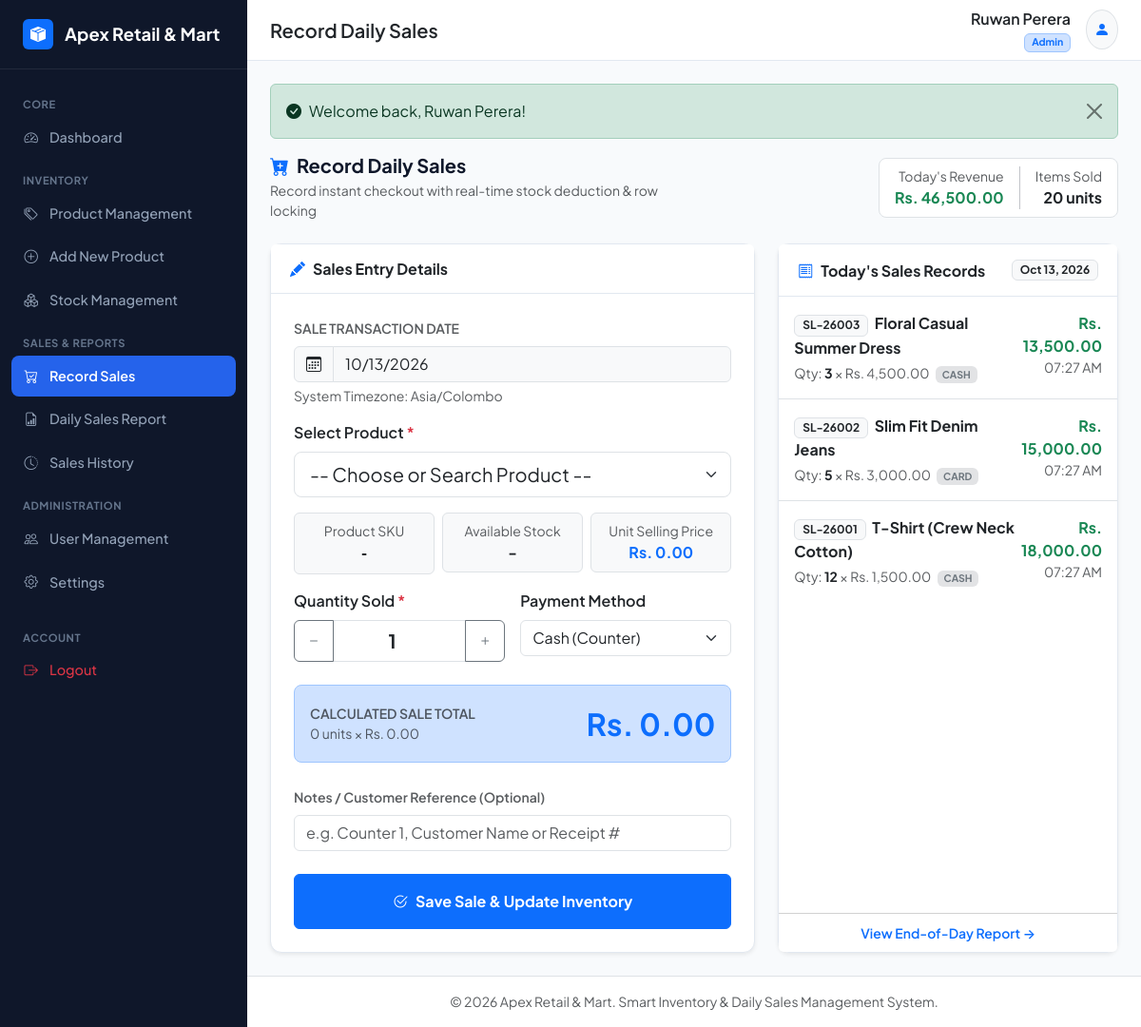
Page /xampp-package/sales.php (signed in) on the committed database.
### tables this page shows
CREATE TABLE `settings` (
  `id` INT UNSIGNED AUTO_INCREMENT PRIMARY KEY,
  `business_name` VARCHAR(150) NOT NULL DEFAULT 'Apex Retail & Mart',
  `currency` VARCHAR(20) NOT NULL DEFAULT 'Rs.',
  `timezone` VARCHAR(50) NOT NULL DEFAULT 'Asia/Colombo',
  `business_address` TEXT DEFAULT 'No. 45, Galle Road, Colombo 03, Sri Lanka',
  `contact_number` VARCHAR(50) DEFAULT '+94 11 234 5678',
  `email` VARCHAR(100) DEFAULT 'info@apexretail.lk',
  `updated_at` TIMESTAMP DEFAULT CURRENT_TIMESTAMP ON UPDATE CURRENT_TIMESTAMP
);

CREATE TABLE `sales` (
  `id` INT UNSIGNED AUTO_INCREMENT PRIMARY KEY,
  `sale_code` VARCHAR(50) NOT NULL UNIQUE,
  `product_id` INT UNSIGNED NOT NULL,
  `user_id` INT UNSIGNED NOT NULL,
  `quantity` INT NOT NULL,
  `unit_price_at_sale` DECIMAL(12, 2) NOT NULL,
  `total_amount` DECIMAL(12, 2) NOT NULL,
  `payment_method` ENUM('cash', 'card', 'bank_transfer') NOT NULL DEFAULT 'cash',
  `sold_at` TIMESTAMP DEFAULT CURRENT_TIMESTAMP,
  INDEX `idx_sales_product` (`product_id`),
  INDEX `idx_sales_user` (`user_id`),
  INDEX `idx_sales_date` (`sold_at`),
  CONSTRAINT `fk_sales_product` FOREIGN KEY (`product_id`) REFERENCES `products` (`id`) ON UPDATE CASCADE,
  CONSTRAINT `fk_sales_user` FOREIGN KEY (`user_id`) REFERENCES `users` (`id`) ON UPDATE CASCADE
);

CREATE TABLE `products` (
  `id` INT UNSIGNED AUTO_INCREMENT PRIMARY KEY,
  `sku` VARCHAR(50) NOT NULL UNIQUE,
  `name` VARCHAR(200) NOT NULL,
  `category` VARCHAR(100) NOT NULL,
  `description` TEXT NULL,
  `selling_price` DECIMAL(12, 2) NOT NULL DEFAULT 0.00,
  `current_stock` INT NOT NULL DEFAULT 0,
  `low_stock_threshold` INT NOT NULL DEFAULT 10,
  `image` VARCHAR(255) NULL,
  `created_at` TIMESTAMP DEFAULT CURRENT_TIMESTAMP,
  `archived_at` TIMESTAMP NULL DEFAULT NULL,
  INDEX `idx_product_sku` (`sku`),
  INDEX `idx_product_category` (`category`),
  INDEX `idx_product_stock` (`current_stock`)
);

### xampp-package/config/database.php (called while the page is built, shortened)
<?php
try {
    $dsn = "mysql:host=" . DB_HOST . ";dbname=" . DB_NAME . ";charset=" . DB_CHARSET;
    $options = [
        PDO::ATTR_ERRMODE            => PDO::ERRMODE_EXCEPTION,
        PDO::ATTR_DEFAULT_FETCH_MODE => PDO::FETCH_ASSOC,
        PDO::ATTR_EMULATE_PREPARES   => false,
    ];
    $pdo = new PDO($dsn, DB_USER, DB_PASS, $options);
} catch (PDOException $e) {
    die("Database Connection Error: Could not connect to the database. " . $e->getMessage());
}
try {
    $stmt = $pdo->query("SELECT * FROM settings WHERE id = 1 LIMIT 1");
    $app_settings = $stmt->fetch();
} catch (Exception $e) {
    date_default_timezone_set('Asia/Colombo');
    $app_settings = [
        'business_name' => 'Apex Retail & Mart',
        'currency' => 'Rs.',
        'timezone' => 'Asia/Colombo',
        'business_address' => 'Colombo, Sri Lanka',
        'contact_number' => '+94 11 234 5678',
        'email' => 'info@apexretail.lk'
    ];
}
?>

### xampp-package/sales.php (the view, shortened to what this page needs)
<?php
require_once __DIR__ . '/includes/header.php';
$currency = $app_settings['currency'] ?? 'Rs.';
$today = date('Y-m-d');
$stmtRev = $pdo->prepare("SELECT COALESCE(SUM(total_amount), 0) AS total_rev, COALESCE(SUM(quantity), 0) AS total_qty FROM sales WHERE DATE(sold_at) = ?");
$stmtRev->execute([$today]);
$todaySummary = $stmtRev->fetch();
?>
<div class="row align-items-center mb-4">
  <div class="col-md-6">
    <h5 class="fw-bold mb-1"><i class="bi bi-cart-plus-fill text-primary me-2"></i>Record Daily Sales</h5>
    <p class="text-muted small mb-0">Record instant checkout with real-time stock deduction & row locking</p>
  </div>
  <div class="col-md-6 text-md-end mt-2 mt-md-0">
    <div class="d-inline-flex align-items-center gap-3 bg-white px-3 py-2 rounded-3 border">
      <div>
        <span class="text-muted small d-block">Today's Revenue</span>
        <span class="fw-bold text-success fs-6"><?= e($currency) ?> <?= number_format($todaySummary['total_rev'], 2) ?></span>
      </div>
      <div>
        <span class="text-muted small d-block">Items Sold</span>
        <span class="fw-bold text-dark fs-6"><?= (int)$todaySummary['total_qty'] ?> units</span>
      </div>
    </div>
  </div>
</div>
<div class="row g-4">
  <div class="col-12 col-lg-7">
    <div class="card shadow-sm">
      <div class="card-header bg-white py-3">
        <h6 class="mb-0 fw-bold"><i class="bi bi-pencil-fill text-primary me-2"></i>Sales Entry Details</h6>
      </div>
      <div class="card-body p-4">
        <form method="POST" action="sales.php" id="salesForm">
          <div class="mb-3">
            <label class="form-label fw-semibold small text-muted text-uppercase">Sale Transaction Date</label>
            <div class="input-group">
              <span class="input-group-text bg-light"><i class="bi bi-calendar3"></i></span>
              <input type="date" class="form-control bg-light" value="<?= $today ?>" readonly>
            </div>
            <div class="form-text">System Timezone: <?= e($app_settings['timezone'] ?? 'Asia/Colombo') ?></div>
          </div>
          <div class="mb-3">
            <label class="form-label fw-semibold">Select Product <span class="text-danger">*</span></label>
            <select name="product_id" id="saleProductSelect" class="form-select form-select-lg" required onchange="handleProductSelect()">
              <option value="">-- Choose or Search Product --</option>
            </select>
          </div>
          <div class="row g-2 mb-3">
            <div class="col-4">
              <div class="p-2 border rounded bg-light text-center">
                <span class="text-muted small d-block">Product SKU</span>
                <span class="fw-bold font-monospace" id="displaySku">-</span>
              </div>
            </div>
            <div class="col-4">
              <div class="p-2 border rounded bg-light text-center">
                <span class="text-muted small d-block">Available Stock</span>
                <span class="fw-bold fs-6" id="displayStock">-</span>
              </div>
            </div>
            <div class="col-4">
              <div class="p-2 border rounded bg-light text-center">
                <span class="text-muted small d-block">Unit Selling Price</span>
                <span class="fw-bold text-primary" id="displayPrice"><?= e($currency) ?> 0.00</span>
              </div>
            </div>
          </div>
          <div class="row g-3 mb-4">
            <div class="col-12 col-md-6">
              <label class="form-label fw-semibold">Quantity Sold <span class="text-danger">*</span></label>
              <div class="input-group">
                <button type="button" class="btn btn-outline-secondary" onclick="adjustQty(-1)"><i class="bi bi-dash"></i></button>
                <input type="number" min="1" name="quantity" id="saleQtyInput" class="form-control text-center fw-bold fs-5" value="1" required oninput="calculateTotal()">
                <button type="button" class="btn btn-outline-secondary" onclick="adjustQty(1)"><i class="bi bi-plus"></i></button>
              </div>
            </div>
            <div class="col-12 col-md-6">
              <label class="form-label fw-semibold">Payment Method</label>
              <select name="payment_method" class="form-select">
                <option value="cash">Cash (Counter)</option>
              </select>
            </div>
          </div>
          <div class="p-3 rounded-3 mb-4 bg-primary-subtle border border-primary-subtle">
            <div class="d-flex justify-content-between align-items-center">
              <div>
                <span class="text-muted small fw-semibold text-uppercase d-block">Calculated Sale Total</span>
                <div class="small text-muted" id="calcFormula">0 units &times; <?= e($currency) ?> 0.00</div>
              </div>
              <div class="text-end">
                <div class="fs-2 fw-bold text-primary" id="displayTotal"><?= e($currency) ?> 0.00</div>
              </div>
            </div>
          </div>
          <div class="mb-4">
            <label class="form-label fw-semibold small text-muted">Notes / Customer Reference (Optional)</label>
            <input type="text" name="notes" class="form-control" placeholder="e.g. Counter 1, Customer Name or Receipt #">
          </div>
          <button type="submit" id="submitSaleBtn" class="btn btn-primary w-100 py-3 fw-bold fs-6">
            <i class="bi bi-check2-circle me-2"></i>Save Sale & Update Inventory
          </button>
        </form>
      </div>
    </div>
  </div>
  <div class="col-12 col-lg-5">
    <div class="card shadow-sm h-100">
      <div class="card-header bg-white py-3 d-flex justify-content-between align-items-center">
        <h6 class="mb-0 fw-bold"><i class="bi bi-receipt text-primary me-2"></i>Today's Sales Records</h6>
        <span class="badge bg-light text-dark border"><?= date('M d, Y') ?></span>
      </div>
      <div class="card-body p-0">
        <?php
        $stmtTodayList = $pdo->prepare("SELECT s.*, p.name AS product_name, p.sku
                                        FROM sales s
                                        JOIN products p ON s.product_id = p.id
                                        WHERE DATE(s.sold_at) = ?
                                        ORDER BY s.sold_at DESC LIMIT 10");
        $stmtTodayList->execute([$today]);
        $todaySalesList = $stmtTodayList->fetchAll();
        ?>
        <div class="list-group list-group-flush">
          <?php if (empty($todaySalesList)): ?>
            <div class="p-4 text-center text-muted">
              <i class="bi bi-cart-x fs-1 d-block mb-2"></i>
              No sales recorded for today yet.
            </div>
          <?php else: ?>
            <?php foreach ($todaySalesList as $ts): ?>
              <div class="list-group-item p-3">
                <div class="d-flex justify-content-between align-items-start">
                  <div>
                    <span class="badge bg-light text-dark border me-1"><?= e($ts['sale_code']) ?></span>
                    <strong class="text-dark"><?= e($ts['product_name']) ?></strong>
                    <div class="text-muted small mt-1">
                      Qty: <span class="fw-bold text-dark"><?= $ts['quantity'] ?></span> &times; <?= e($currency) ?> <?= number_format($ts['unit_price_at_sale'], 2) ?>
                      <span class="badge bg-secondary-subtle text-secondary ms-1 text-uppercase"><?= e($ts['payment_method']) ?></span>
                    </div>
                  </div>
                  <div class="text-end">
                    <span class="fw-bold text-success fs-6"><?= e($currency) ?> <?= number_format($ts['total_amount'], 2) ?></span>
                    <div class="text-muted small"><?= date('h:i A', strtotime($ts['sold_at'])) ?></div>
                  </div>
                </div>
              </div>
            <?php endforeach; ?>
          <?php endif; ?>
        </div>
      </div>
      <div class="card-footer bg-white text-center py-2">
        <a href="report.php" class="small text-decoration-none fw-semibold">View End-of-Day Report &rarr;</a>
      </div>
    </div>
  </div>
</div>
<?php require_once __DIR__ . '/includes/footer.php'; ?>

### xampp-package/includes/sidebar.php
<?php
$current_page = basename($_SERVER['PHP_SELF']);
$is_admin = ($_SESSION['user_role'] ?? 'staff') === 'admin';
?>
<aside class="sidebar no-print">
  <a href="dashboard.php" class="sidebar-brand">
    <div class="bg-primary text-white rounded p-1 d-flex align-items-center justify-content-center" style="width: 32px; height: 32px;">
      <i class="bi bi-box-seam-fill fs-6"></i>
    </div>
    <span><?= e($app_settings['business_name'] ?? 'Apex Retail') ?></span>
  </a>
  <div class="sidebar-nav">
    <div class="sidebar-heading">Core</div>
    <a href="dashboard.php" class="nav-link <?= ($current_page === 'dashboard.php') ? 'active' : '' ?>">
      <i class="bi bi-speedometer2"></i>
      <span>Dashboard</span>
    </a>
    <div class="sidebar-heading">Inventory</div>
    <a href="products.php" class="nav-link <?= ($current_page === 'products.php') ? 'active' : '' ?>">
      <i class="bi bi-tags"></i>
      <span>Product Management</span>
    </a>
    <a href="product_add.php" class="nav-link <?= ($current_page === 'product_add.php') ? 'active' : '' ?>">
      <i class="bi bi-plus-circle"></i>
      <span>Add New Product</span>
    </a>
    <a href="stock.php" class="nav-link <?= ($current_page === 'stock.php') ? 'active' : '' ?>">
      <i class="bi bi-boxes"></i>
      <span>Stock Management</span>
    </a>
    <div class="sidebar-heading">Sales & Reports</div>
    <a href="sales.php" class="nav-link <?= ($current_page === 'sales.php') ? 'active' : '' ?>">
      <i class="bi bi-cart-check"></i>
      <span>Record Sales</span>
    </a>
    <a href="report.php" class="nav-link <?= ($current_page === 'report.php' || $current_page === 'print_report.php') ? 'active' : '' ?>">
      <i class="bi bi-file-earmark-bar-graph"></i>
      <span>Daily Sales Report</span>
    </a>
    <a href="sales_history.php" class="nav-link <?= ($current_page === 'sales_history.php') ? 'active' : '' ?>">
      <i class="bi bi-clock-history"></i>
      <span>Sales History</span>
    </a>
    <?php if ($is_admin): ?>
      <div class="sidebar-heading">Administration</div>
      <a href="users.php" class="nav-link <?= ($current_page === 'users.php') ? 'active' : '' ?>">
        <i class="bi bi-people"></i>
        <span>User Management</span>
      </a>
      <a href="settings.php" class="nav-link <?= ($current_page === 'settings.php') ? 'active' : '' ?>">
        <i class="bi bi-gear"></i>
        <span>Settings</span>
      </a>
    <?php endif; ?>
    <div class="sidebar-heading mt-3">Account</div>
    <a href="logout.php" class="nav-link text-danger">
      <i class="bi bi-box-arrow-right"></i>
      <span>Logout</span>
    </a>
  </div>
</aside>

### xampp-package/includes/footer.php (shortened to what this page needs)
    </div>
    <footer class="bg-white border-top py-3 px-4 text-muted small text-center no-print">
      &copy; <?= date('Y') ?> <?= e($app_settings['business_name'] ?? 'Apex Retail') ?>. Smart Inventory & Daily Sales Management System.
    </footer>
  </div>
</div>
</body>
</html>

### xampp-package/assets/css/style.css (style rules this page uses)
:root { --primary-color: #2563eb; --primary-hover: #1d4ed8; --sidebar-bg: #0f172a; --sidebar-hover: #1e293b; --sidebar-text: #94a3b8; --sidebar-active-text: #ffffff; --body-bg: #f8fafc; --card-bg: #ffffff; --border-color: #e2e8f0; --text-main: #0f172a; --text-muted: #64748b; --success: #16a34a; --warning: #f59e0b; --danger: #dc2626; }
body { font-family: 'Plus Jakarta Sans', system-ui, -apple-system, sans-serif; background-color: var(--body-bg); color: var(--text-main); min-height: 100vh; }
.sidebar { width: 260px; background-color: var(--sidebar-bg); color: #fff; flex-shrink: 0; display: flex; flex-direction: column; transition: all 0.3s ease; z-index: 1000; }
.sidebar-brand { padding: 1.25rem 1.5rem; border-bottom: 1px solid rgba(255, 255, 255, 0.08); display: flex; align-items: center; gap: 0.75rem; font-weight: 700; font-size: 1.15rem; color: #fff; text-decoration: none; }
.sidebar-nav { padding: 1rem 0.75rem; flex-grow: 1; overflow-y: auto; }
.sidebar-heading { font-size: 0.7rem; text-transform: uppercase; letter-spacing: 0.05em; color: #64748b; padding: 0.75rem 0.75rem 0.35rem; font-weight: 700; }
.nav-link { display: flex; align-items: center; gap: 0.75rem; padding: 0.65rem 0.85rem; color: var(--sidebar-text); border-radius: 8px; font-weight: 500; font-size: 0.9rem; margin-bottom: 0.2rem; transition: all 0.2s; text-decoration: none; }
.nav-link.active { background-color: var(--primary-color); color: #fff; font-weight: 600; }
.card { border: 1px solid var(--border-color); border-radius: 12px; box-shadow: 0 1px 3px rgba(0,0,0,0.04); background-color: #fff; }
.card-header { background-color: transparent; border-bottom: 1px solid var(--border-color); padding: 1rem 1.25rem; font-weight: 600; }

### rows in the picture
settings: business_name "Apex Retail & Mart", currency "Rs.", timezone "Asia/Colombo"
sales: sale_code "SL-26003", product.name "Floral Casual Summer Dress", quantity "3", unit_price_at_sale "4,500.00", payment_method "CASH", total_amount "13,500.00", sold_at "07:27 AM"
sales: sale_code "SL-26002", product.name "Slim Fit Denim Jeans", quantity "5", unit_price_at_sale "3,000.00", payment_method "CARD", total_amount "15,000.00", sold_at "07:27 AM"
sales: sale_code "SL-26001", product.name "T-Shirt (Crew Neck Cotton)", quantity "12", unit_price_at_sale "1,500.00", payment_method "CASH", total_amount "18,000.00", sold_at "07:27 AM"

### other values in the picture
$page_title "Record Daily Sales"
$_SESSION['user_name'] "Ruwan Perera"
$_SESSION['user_role'] "Admin"
$_SESSION['flash_success'] "Welcome back, Ruwan Perera!"
$todaySummary['total_rev'] "46,500.00"
$todaySummary['total_qty'] "20"
